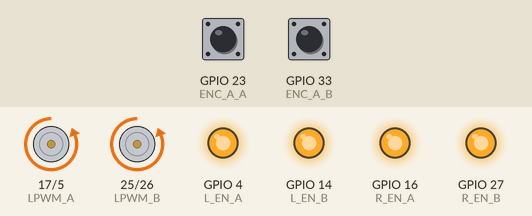
Simulated run of this sketch. Board: ESP32. On the bench: motor-driver pin pairs drawn as motors (green arrow = first pin HIGH = forward, orange = second pin HIGH = backward, longer = more drive), output pins drawn as LEDs (lit = HIGH). The inputs (shaded band) are chosen by the test bench; at power-on: GPIO 23 (ENC_A_A) HIGH, GPIO 33 (ENC_A_B) HIGH. What the sketch prints to the serial monitor is not drawn.

Above: at 5.0 s.
At 10.5 s:
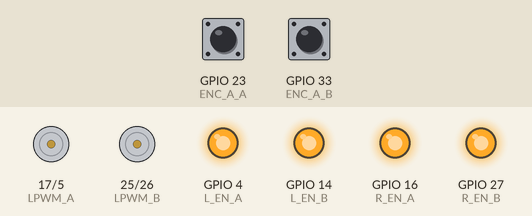
At 16.0 s:
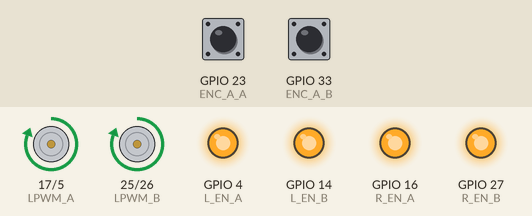
Timing chart, 0 to 28.6 s (numbered marks = the images above):
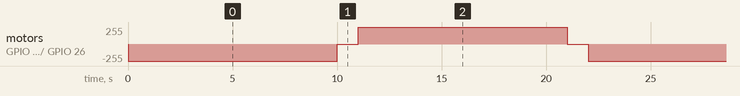

Measured:
- by itself, motor on GPIO 17 (LPWM_A) / GPIO 5 (RPWM_A), motor on GPIO 25 (LPWM_B) / GPIO 26 (RPWM_B): repeats every 22.0 s: stopped 1.0 s, forward 255/255 10.0 s, stopped 1.0 s, backward 255/255 10.0 s

The sketch:

MotorA_B.ino
```cpp
// ==========================================
// --- Pines del Motor A ---
const int R_EN_A = 16;
const int L_EN_A = 4;
const int RPWM_A = 5;
const int LPWM_A = 17;

// --- Pines del Encoder A ---
const int ENC_A_A = 23; // Señal A
const int ENC_B_A = 19; // Señal B
// ==========================================

// ==========================================
// --- Pines del Motor B ---
const int R_EN_B = 27;
const int L_EN_B = 14;
const int RPWM_B = 26;
const int LPWM_B = 25;

// --- Pines del Encoder B ---
const int ENC_A_B = 33; // Señal A
const int ENC_B_B = 32; // Señal B
// ==========================================

// Contadores independientes para cada encoder
volatile long encoderCountA = 0;
volatile long encoderCountB = 0;

// Variables de tiempo y estado
unsigned long previousMillis = 0;
unsigned long currentMillis = 0;
int motorState = 0; // 0: Girar Derecha, 1: Pausa, 2: Girar Izquierda, 3: Pausa

// --- Rutina de Interrupción Motor A ---
void IRAM_ATTR updateEncoderA() {
  if (digitalRead(ENC_B_A) == LOW) {
    encoderCountA++;
  } else {
    encoderCountA--;
  }
}

// --- Rutina de Interrupción Motor B ---
void IRAM_ATTR updateEncoderB() {
  if (digitalRead(ENC_B_B) == LOW) {
    encoderCountB++;
  } else {
    encoderCountB--;
  }
}

void setup() {
  Serial.begin(115200);

  // 1. Configurar pines de salida para AMBOS motores
  pinMode(R_EN_A, OUTPUT); pinMode(L_EN_A, OUTPUT);
  pinMode(RPWM_A, OUTPUT); pinMode(LPWM_A, OUTPUT);

  pinMode(R_EN_B, OUTPUT); pinMode(L_EN_B, OUTPUT);
  pinMode(RPWM_B, OUTPUT); pinMode(LPWM_B, OUTPUT);

  // Habilitar ambos puentes H
  digitalWrite(R_EN_A, HIGH); digitalWrite(L_EN_A, HIGH);
  digitalWrite(R_EN_B, HIGH); digitalWrite(L_EN_B, HIGH);

  // Asegurar que ambos inicien detenidos
  digitalWrite(RPWM_A, LOW); digitalWrite(LPWM_A, LOW);
  digitalWrite(RPWM_B, LOW); digitalWrite(LPWM_B, LOW);

  // 2. Configurar pines de entrada para AMBOS encoders con PULLUP
  pinMode(ENC_A_A, INPUT_PULLUP); pinMode(ENC_B_A, INPUT_PULLUP);
  pinMode(ENC_A_B, INPUT_PULLUP); pinMode(ENC_B_B, INPUT_PULLUP);

  // 3. Adjuntar interrupciones independientes
  attachInterrupt(digitalPinToInterrupt(ENC_A_A), updateEncoderA, RISING);
  attachInterrupt(digitalPinToInterrupt(ENC_A_B), updateEncoderB, RISING);

  Serial.println("Iniciando prueba dual de motores y encoders...");
}

void loop() {
  currentMillis = millis();

  // --- Secuencia de Motores Sincronizada ---
  switch (motorState) {
    case 0: // Girar ambos en una dirección
      digitalWrite(LPWM_A, LOW); digitalWrite(RPWM_A, HIGH);
      digitalWrite(LPWM_B, LOW); digitalWrite(RPWM_B, HIGH);
      if (currentMillis - previousMillis >= 10000) {
        motorState = 1;
        previousMillis = currentMillis;
      }
      break;

    case 1: // Pausa para perder inercia
      digitalWrite(RPWM_A, LOW); digitalWrite(LPWM_A, LOW);
      digitalWrite(RPWM_B, LOW); digitalWrite(LPWM_B, LOW);
      if (currentMillis - previousMillis >= 1000) {
        motorState = 2;
        previousMillis = currentMillis;
      }
      break;

    case 2: // Girar ambos en dirección opuesta
      digitalWrite(RPWM_A, LOW); digitalWrite(LPWM_A, HIGH);
      digitalWrite(RPWM_B, LOW); digitalWrite(LPWM_B, HIGH);
      if (currentMillis - previousMillis >= 10000) {
        motorState = 3;
        previousMillis = currentMillis;
      }
      break;

    case 3: // Pausa antes de repetir
      digitalWrite(RPWM_A, LOW); digitalWrite(LPWM_A, LOW);
      digitalWrite(RPWM_B, LOW); digitalWrite(LPWM_B, LOW);
      if (currentMillis - previousMillis >= 1000) {
        motorState = 0;
        previousMillis = currentMillis;
      }
      break;
  }

  // --- Imprimir lectura de ambos Encoders ---
  static unsigned long lastPrint = 0;
  if (currentMillis - lastPrint >= 100) {

    // Pausar interrupciones muy brevemente para copiar los valores de forma segura
    noInterrupts();
    long currentCountA = encoderCountA;
    long currentCountB = encoderCountB;
    interrupts();

    Serial.print("Encoder A: ");
    Serial.print(currentCountA);
    Serial.print("\t|\tEncoder B: ");
    Serial.println(currentCountB);

    lastPrint = currentMillis;
  }
}
```
